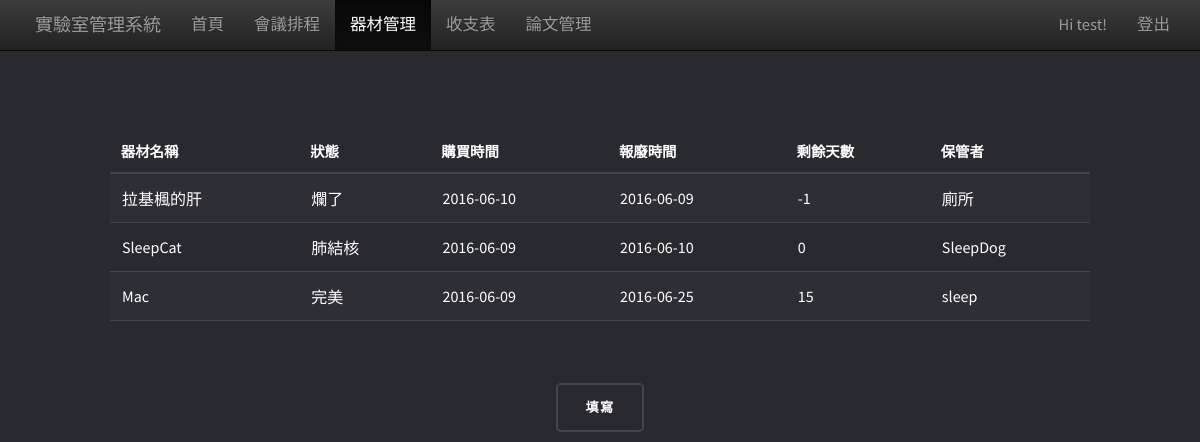
/equip.html (signed in), run on the app's committed database.
### tables this page shows
CREATE TABLE "User" ("id" INTEGER PRIMARY KEY  NOT NULL ,"account" VARCHAR NOT NULL ,"password" VARCHAR NOT NULL ,"name" VARCHAR NOT NULL ,"email" VARCHAR NOT NULL ,"register_time" DATETIME DEFAULT ((datetime('now','localtime'))) );

CREATE TABLE "LabEquip" ("id" INTEGER PRIMARY KEY  AUTOINCREMENT  NOT NULL  UNIQUE , "name" VARCHAR, "state" VARCHAR, "buy_time" DATETIME, "end_time" DATETIME, "keeper" VARCHAR);

### main.py (the view, shortened to what this page needs)
@app.route('/equip.html', methods=['GET', 'POST'])
@flask_login.login_required
def equip():
    if flask.request.method == 'GET':
        cur = con.cursor()
        cur.execute("SELECT name, state, buy_time, end_time, keeper FROM LabEquip ORDER BY id DESC")
        ret = cur.fetchall()
        days_list = []
        for item in ret:
            end_time = str(item[3]).split("-")
            date_end = datetime.date(int(end_time[0]), int(end_time[1]), int(end_time[2]))
            d = datetime.datetime.now()
            date_now = datetime.date(getattr(d, "year"), getattr(d, "month"), getattr(d, "day"))
            days = date_end - date_now
            days_list.append(days.days)
        return flask.render_template('equip.html', equip=True, ret=ret, days_list=days_list)

### main.py (called while the page is built)
@login_manager.user_loader
def user_loader(user_id):
    cur = con.cursor()
    cur.execute("select id, account from User WHERE id=?", user_id)
    ret = cur.fetchone()
    if ret is None:
        return
    user = User(user_id, ret[1])
    return user

### templates/equip.html (shortened to what this page needs)
<html>
    <head>
        <link rel="stylesheet" href="static/bootstrap/css/bootstrap.min.css">
        <link rel="stylesheet" href="static/bootstrap/css/bootstrap-theme.min.css">
        <link href="static/datepicker/bootstrap-datetimepicker.min.css" rel="stylesheet">
        <link href='static/meetingSchedule.css' rel='stylesheet' />
    </head>
    <body style="padding:100px; font-family: "Source Sans Pro", Helvetica, sans-serif;">
        {% include 'navbar.html' %}
        <table class="mytable" style="color: #ffffff">
            <thead>
                <tr>
                    <th>器材名稱</th>
                    <th>狀態</th>
                    <th>購買時間</th>
                    <th>報廢時間</th>
                    <th>剩餘天數</th>
                    <th>保管者</th>
                </tr>
            </thead>
            <tbody>
            {% for item in ret %}
                <tr>
                    <td>{{item[0]}}</td>
                    <td>{{item[1]}}</td>
                    <td>{{item[2]}}</td>
                    <td>{{item[3]}}</td>
                    <td>{{days_list[loop.index - 1]}}</td>
                    <td>{{item[4]}}</td>
                </tr>
            {% endfor %}
            </tbody>
        </table>
        <center> <button class="mybutton" id="button">填寫</button> </center>
    </body>
</html>

### templates/navbar.html
<nav class="navbar navbar-inverse navbar-fixed-top" style="background-color: #2e3141; ">
    <div class="container" style="padding-left: 20px;">
        <div class="navbar-header">
            <a class="navbar-brand" href="index.html">實驗室管理系統</a>
        </div>
    <div id="navbar" class="navbar-collapse collapse">
        <ul class="nav navbar-nav">
            <li {% if index %}class="active"{% endif %}><a href="index.html">首頁</a></li>
            <li {% if meetingSchedule %}class="active"{% endif %}><a href="meetingSchedule.html">會議排程</a></li>
            <li {% if equip %}class="active"{% endif %}><a href="equip.html">器材管理</a></li>
            <li {% if balance %}class="active"{% endif %}><a href="balance.html">收支表</a></li>
            <li {% if paper %}class="active"{% endif %}><a href="paper.html">論文管理</a></li>
        </ul>
        <ul class="nav navbar-nav navbar-right">
            {% if current_user.is_authenticated %}
            <li><a> Hi {{ current_user.account }}! </a></li>
            <li><a href="logout">登出</a></li>
            {% endif %}
        </ul>
    </div>
    </div>
</nav>

### static/meetingSchedule.css (style rules this page uses)
body { margin: 40px 10px; padding: 0; font-family: "Source Sans Pro", Helvetica, sans-serif; font-size: 16.5px; background-color: #292A30; }
.mybutton { -moz-appearance: none; -webkit-appearance: none; -ms-appearance: none; appearance: none; -moz-transition: background-color 0.2s ease-in-out; -webkit-transition: background-color 0.2s ease-in-out; -ms-transition: background-color 0.2s ease-in-out; transition: background-color 0.2s ease-in-out; background-color: transparent; border-radius: 5px; border: 0; box-shadow: inset 0 0 0 2px rgba(255, 255, 255, 0.125); color: #ffffff !important; cursor: pointer; display: inline-block; font-family: Raleway, Helvetica, sans-serif; font-size: 0.8em; font-weight: 700; height: 3.75em; letter-spacing: 0.1em; line-height: 3.75em; padding: 0 2.25em; text-align: center; text-decoration: none; text-transform: uppercase; white-space: nowrap; margin-top: 30px; }
.mytable { margin: 0 0 2em 0; width: 100%; }
.mytable tbody tr { border: solid 1px rgba(255, 255, 255, 0.125); border-left: 0; border-right: 0; }
.mytable tbody tr:nth-child(2n + 1) { background-color: rgba(255, 255, 255, 0.025); }
.mytable td { padding: 0.75em 0.75em; }
.mytable th { color: #ffffff; font-size: 0.9em; font-weight: 600; padding: 0 0.75em 0.75em 0.75em; text-align: left; }
.mytable thead { border-bottom: solid 2px rgba(255, 255, 255, 0.125); }

### data on the page
User: account "test"
LabEquip: name "拉基楓的肝", state "爛了", buy_time "2016-06-10", end_time "2016-06-09", days_list "-1", keeper "廁所"
LabEquip: name "SleepCat", state "肺結核", buy_time "2016-06-09", end_time "2016-06-10", days_list "0", keeper "SleepDog"
LabEquip: name "Mac", state "完美", buy_time "2016-06-09", end_time "2016-06-25", days_list "15", keeper "sleep"
